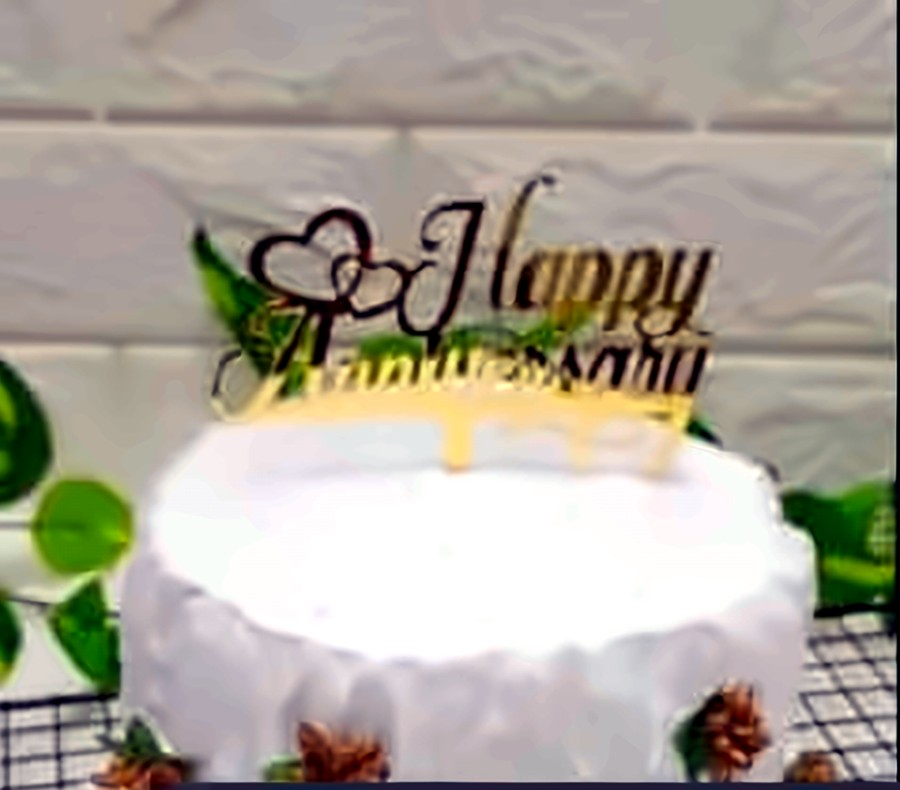
#> input picture src/assets/_originals/anniversary-cream-cake.jpg, 900 x 790 px; its folder holds only this picture in this run
$ python enhance-photos.py
#> lines starting #> are read from the running program, lines starting #| are printed output that depends on the picture
#!/usr/bin/env python3
"""
Photo enhancement pipeline for the Crazy Cakes Galaxy site.

  python3 scripts/enhance-photos.py

Reads the client's untouched photos from   src/assets/_originals/
Writes graded, sharpened WebP files to    src/assets/cakes/   (+ public/hero-cake.webp)

What it does (it never repaints or replaces a cake — only corrects the capture):
  • levels   – gentle black/white point stretch (percentile based, 60 % strength)
  • exposure – limited gamma toward a pleasant mid-tone, never more than ±15 %
  • white balance – estimated from near-neutral highlights only, clamped to ±6 %
  • contrast – soft S-curve, then +8 % saturation for food-photography richness
  • denoise  – only for small, compressed source images (removes JPEG blocking)
  • sharpen  – unsharp mask scaled to the image size
When the client supplies higher-resolution originals, drop them into _originals/
with the same file names and re-run this script.
"""
import glob, os, sys
import numpy as np, cv2

ROOT = os.path.dirname(os.path.dirname(os.path.abspath(__file__)))
SRC = os.path.join(ROOT, "src/assets/_originals")
DST = os.path.join(ROOT, "src/assets/cakes")
MAXDIM = 1800

def luminance(a):
    return a[..., 0] * 0.2126 + a[..., 1] * 0.7152 + a[..., 2] * 0.0722

def grade(rgb, alpha=None, name=""):
    a = rgb.astype(np.float32) / 255.0
    mask = (alpha > 16) if alpha is not None else np.ones(a.shape[:2], bool)
    L = luminance(a)
    Lm = L[mask]

    # white balance from near-neutral highlights
    hi = Lm > np.percentile(Lm, 96)
    px = a[mask][hi]
    sat = (px.max(1) - px.min(1)) / (px.max(1) + 1e-4)
    px = px[sat < 0.18]
    if len(px) > 200:
        m = px.mean(0)
        g = m.mean() / (m + 1e-4)
        g = np.clip(1 + (g - 1) * 0.6, 0.94, 1.06)
        a = np.clip(a * g, 0, 1)

    # levels (60 % strength)
    L = luminance(a); Lm = L[mask]
    lo, hi_ = np.percentile(Lm, 0.4), np.percentile(Lm, 99.6)
    if hi_ - lo > 0.2:
        stretched = np.clip((a - lo) / (hi_ - lo), 0, 1)
        a = a * 0.4 + stretched * 0.6

    # exposure
    mean = luminance(a)[mask].mean()
    target = 0.46
    gamma = np.clip(np.log(target) / np.log(max(mean, 0.05)), 0.85, 1.15)
    a = np.power(a, gamma ** 0.7)

    # soft S-curve
    s = a * a * (3 - 2 * a)
    a = a * 0.75 + s * 0.25

    # saturation +8 %
    hsv = cv2.cvtColor((a * 255).astype(np.uint8), cv2.COLOR_RGB2HSV).astype(np.float32)
    hsv[..., 1] = np.clip(hsv[..., 1] * 1.08, 0, 255)
    out = cv2.cvtColor(hsv.astype(np.uint8), cv2.COLOR_HSV2RGB)
    return out

def process(path):
    name = os.path.splitext(os.path.basename(path))[0]
    im = cv2.imread(path, cv2.IMREAD_UNCHANGED)
    alpha = None
    if im.shape[2] == 4:
        alpha = im[..., 3]; rgb = cv2.cvtColor(im[..., :3], cv2.COLOR_BGR2RGB)
    else:
        rgb = cv2.cvtColor(im, cv2.COLOR_BGR2RGB)
    h, w = rgb.shape[:2]
    small = w < 1000

    if small:  # compressed thumbnails: clean block noise before sharpening
        rgb = cv2.fastNlMeansDenoisingColored(rgb, None, 3, 3, 5, 15)

    if max(h, w) > MAXDIM:
        k = MAXDIM / max(h, w)
        rgb = cv2.resize(rgb, (int(w * k), int(h * k)), interpolation=cv2.INTER_AREA)
        if alpha is not None:
            alpha = cv2.resize(alpha, (rgb.shape[1], rgb.shape[0]), interpolation=cv2.INTER_AREA)
        h, w = rgb.shape[:2]

    rgb = grade(rgb, alpha, name)

    sigma = 0.9 if small else (1.3 if w < 1500 else 1.7)
    amount = 0.55 if small else 0.7
    blur = cv2.GaussianBlur(rgb, (0, 0), sigma)
    rgb = cv2.addWeighted(rgb, 1 + amount, blur, -amount, 0)

    out = rgb if alpha is None else np.dstack([rgb, alpha])
    pil_arr = out
    from PIL import Image
    img = Image.fromarray(pil_arr)
    dst = os.path.join(DST, name + ".webp")
    img.save(dst, "WEBP", quality=88, method=6, exact=alpha is not None)
    print(f"{name:32s} {w}x{h}  {os.path.getsize(dst)//1024:>5} KB")
    return img, name

def main():
    os.makedirs(DST, exist_ok=True)
    for p in sorted(glob.glob(os.path.join(SRC, "*"))):
        if os.path.basename(p).startswith("hero-cake"):
            continue
        if p.lower().endswith((".jpg", ".jpeg", ".png")):
            img, name = process(p)
#> in process, im is the input picture: shape (790, 900, 3); mean B, G, R 152.3, 165.3, 172.2
#> in luminance, `return a[..., 0] * 0.2126 + a[..., 1] * 0.7152 + a[..., 2] * 0.0722`:
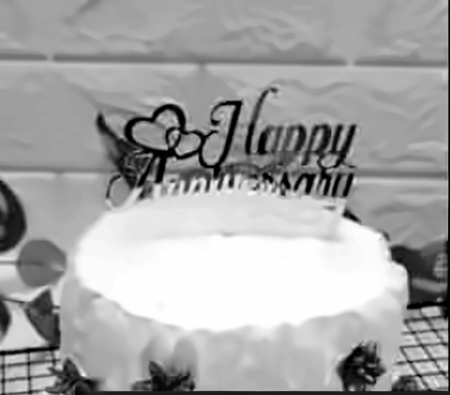
#> returned value: shape (790, 900) float32 (shown at 1/2 size); min 0, max 0.996, mean 0.649
#> in grade, `px = a[mask][hi]`: px = empty array
#> in grade, `lo, hi_ = np.percentile(Lm, 0.4), np.percentile(Lm, 99.6)`: lo = 0.00195; hi_ = 0.996
#> in grade, `mean = luminance(a)[mask].mean()`: mean = 0.65
#> in grade, `gamma = np.clip(np.log(target) / np.log(max(mean, 0.05)), 0.85, 1.15)`: gamma = 1.15
#> in grade, `s = a * a * (3 - 2 * a)`:
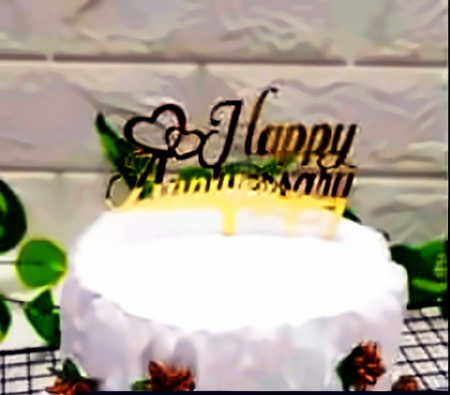
#> s: shape (790, 900, 3) float32 (shown at 1/2 size); mean R, G, B 0.692, 0.656, 0.597
#> in grade, `hsv = cv2.cvtColor((a * 255).astype(np.uint8), cv2.COLOR_RGB2HSV).asty..`:
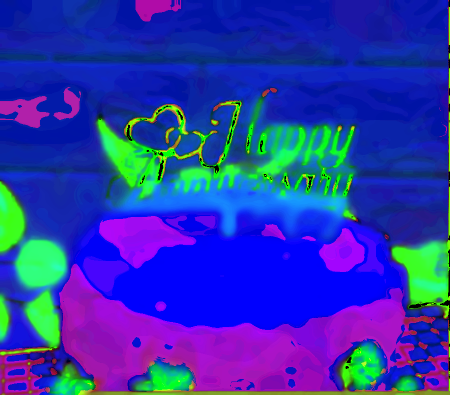
#> hsv: shape (790, 900, 3) float32 (shown at 1/2 size); mean R, G, B 42.9, 54.1, 172
#> in process, `blur = cv2.GaussianBlur(rgb, (0, 0), sigma)`:
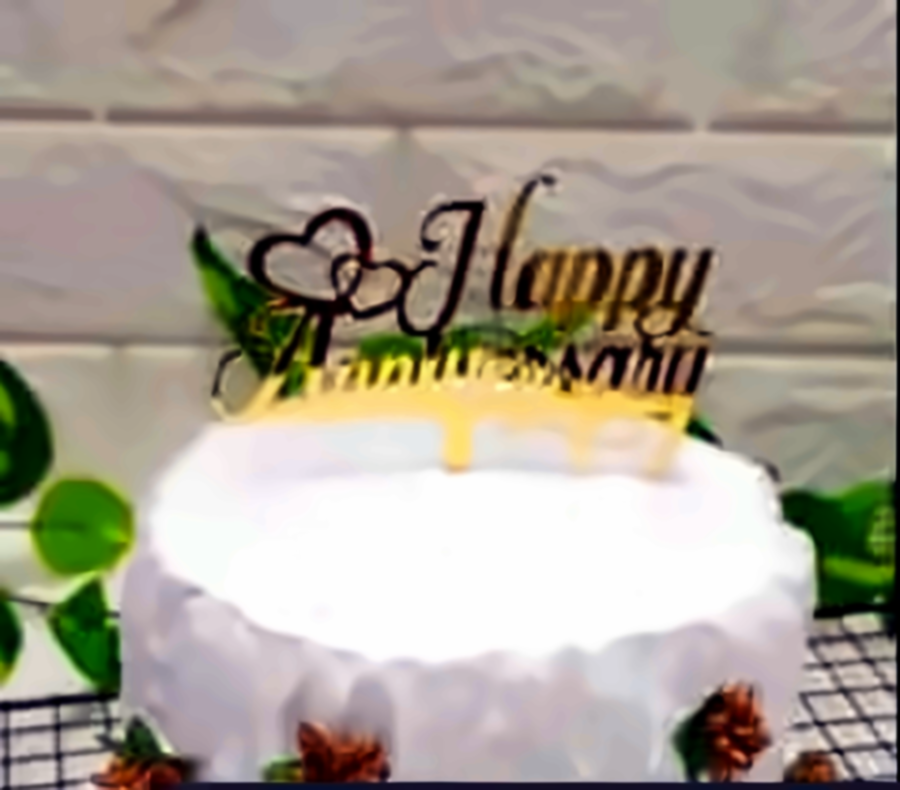
#> blur: shape (790, 900, 3); mean R, G, B 168.6, 159.8, 145.7
#| anniversary-cream-cake           900x790     43 KB
#> name = 'anniversary-cream-cake'
            if name == "chocolate-drip-cutout":
                # high-res texture for the 3D hero (kept under /public so the canvas can load it by URL)
                hero = img.copy(); hero.thumbnail((1400, 1400))
                hero.save(os.path.join(ROOT, "public/hero-cake.webp"), "WEBP", quality=90, method=6, exact=True)
                print("public/hero-cake.webp", hero.size)

if __name__ == "__main__":
    main()

$ run again, on src/assets/_originals/crown-celebration-cake.jpg
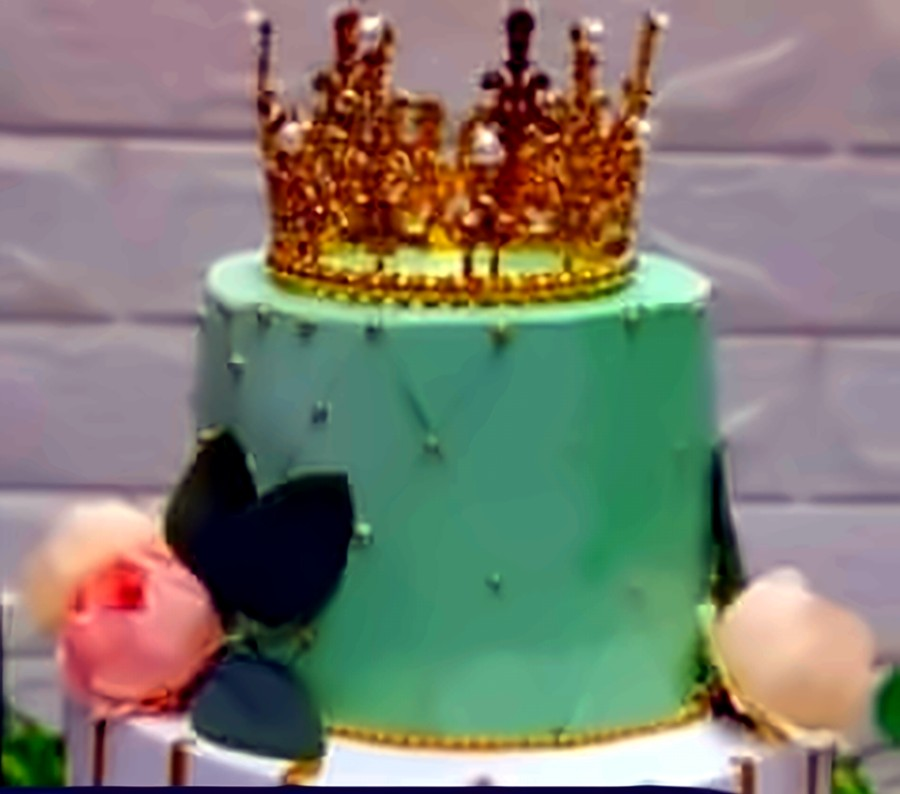
#> input picture src/assets/_originals/crown-celebration-cake.jpg, 900 x 794 px
#> in process, im is the input picture: shape (794, 900, 3); mean B, G, R 112.3, 124.6, 127.1
#> in luminance, `return a[..., 0] * 0.2126 + a[..., 1] * 0.7152 + a[..., 2] * 0.0722`:
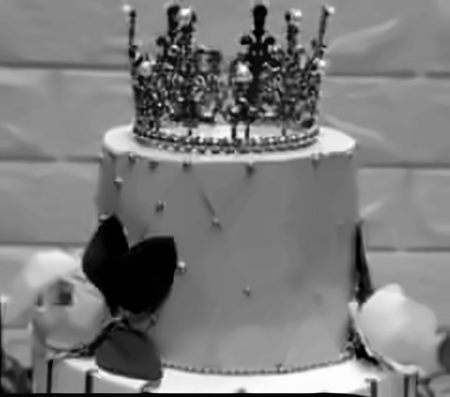
#> returned value: shape (794, 900) float32 (shown at 1/2 size); min 0, max 0.996, mean 0.486
#> m = [0.94, 0.952, 0.944]
#> in grade, `g = m.mean() / (m + 1e-4)`: g = [1.01, 0.993, 1]
#> in grade, `g = np.clip(1 + (g - 1) * 0.6, 0.94, 1.06)`: g = [1, 0.996, 1]
#> lo = 0.00198; hi_ = 0.987
#> mean = 0.488
#> gamma = 1.08
#> in grade, `out = cv2.cvtColor(hsv.astype(np.uint8), cv2.COLOR_HSV2RGB)`:
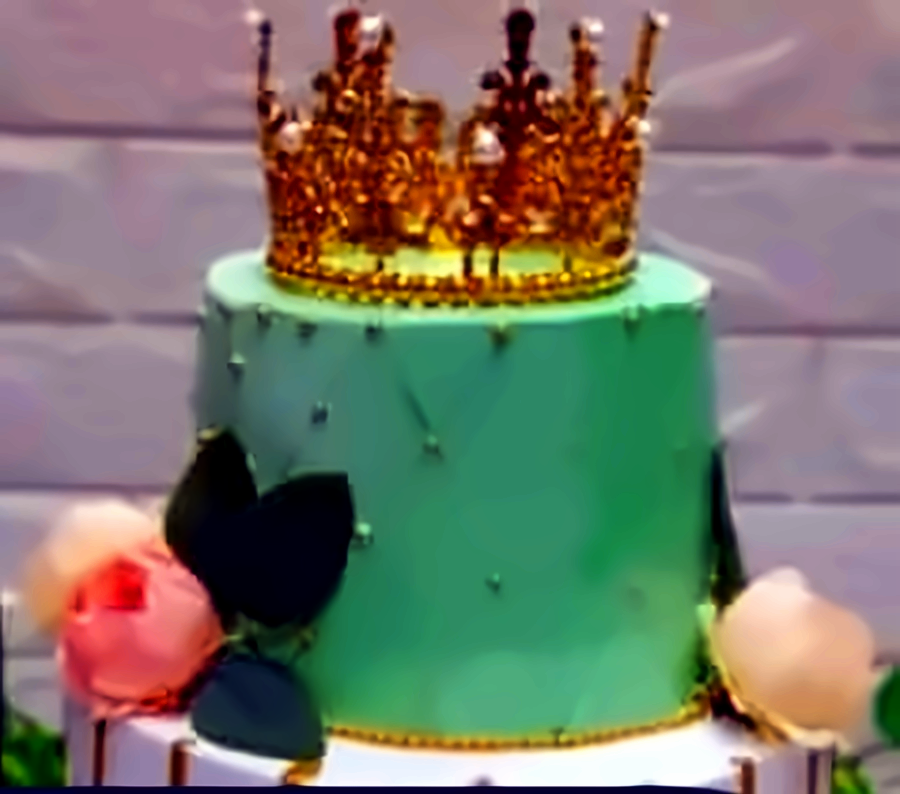
#> out: shape (794, 900, 3); mean R, G, B 121.8, 118.2, 104.9
#| crown-celebration-cake           900x794     45 KB
#> name = 'crown-celebration-cake'
